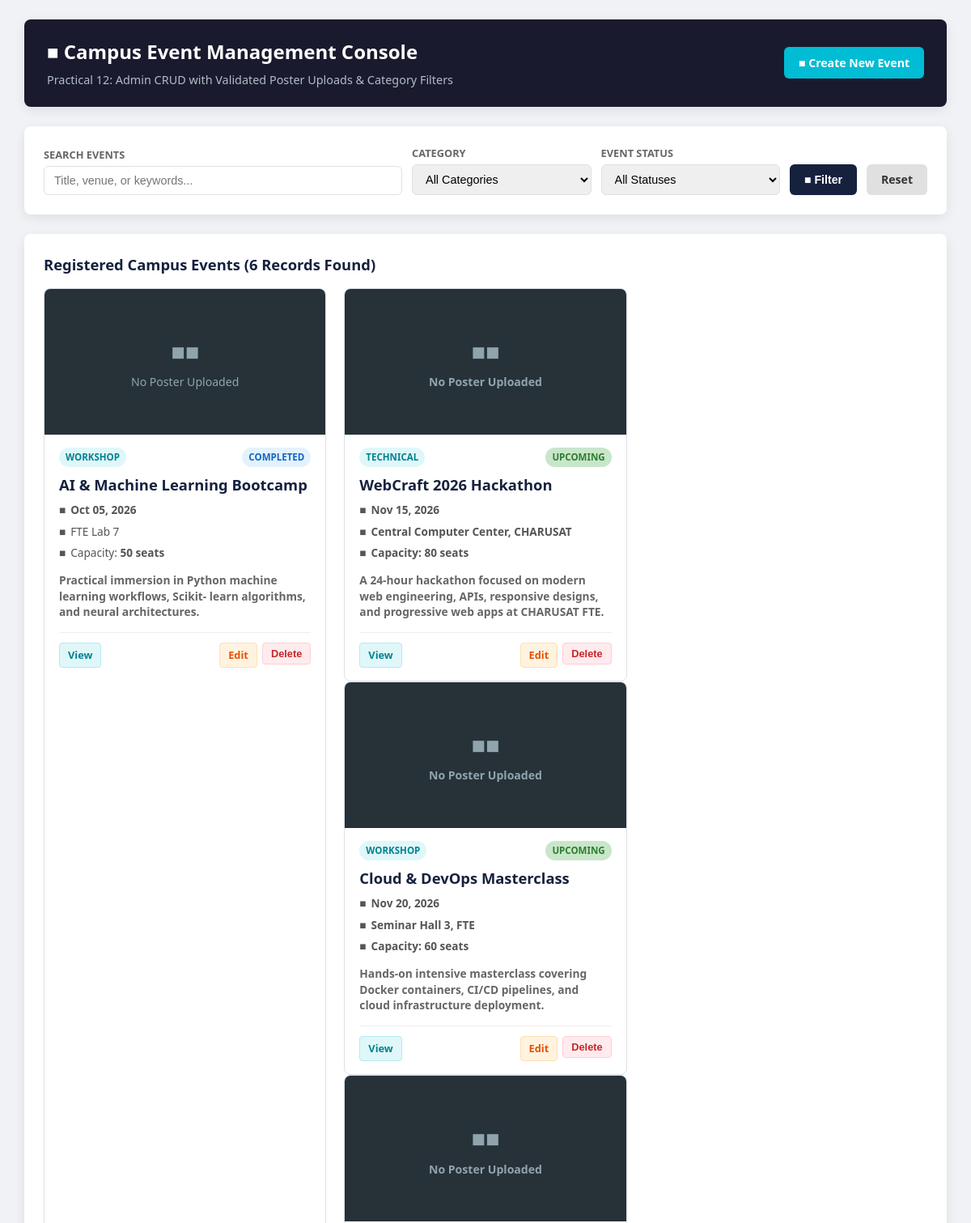
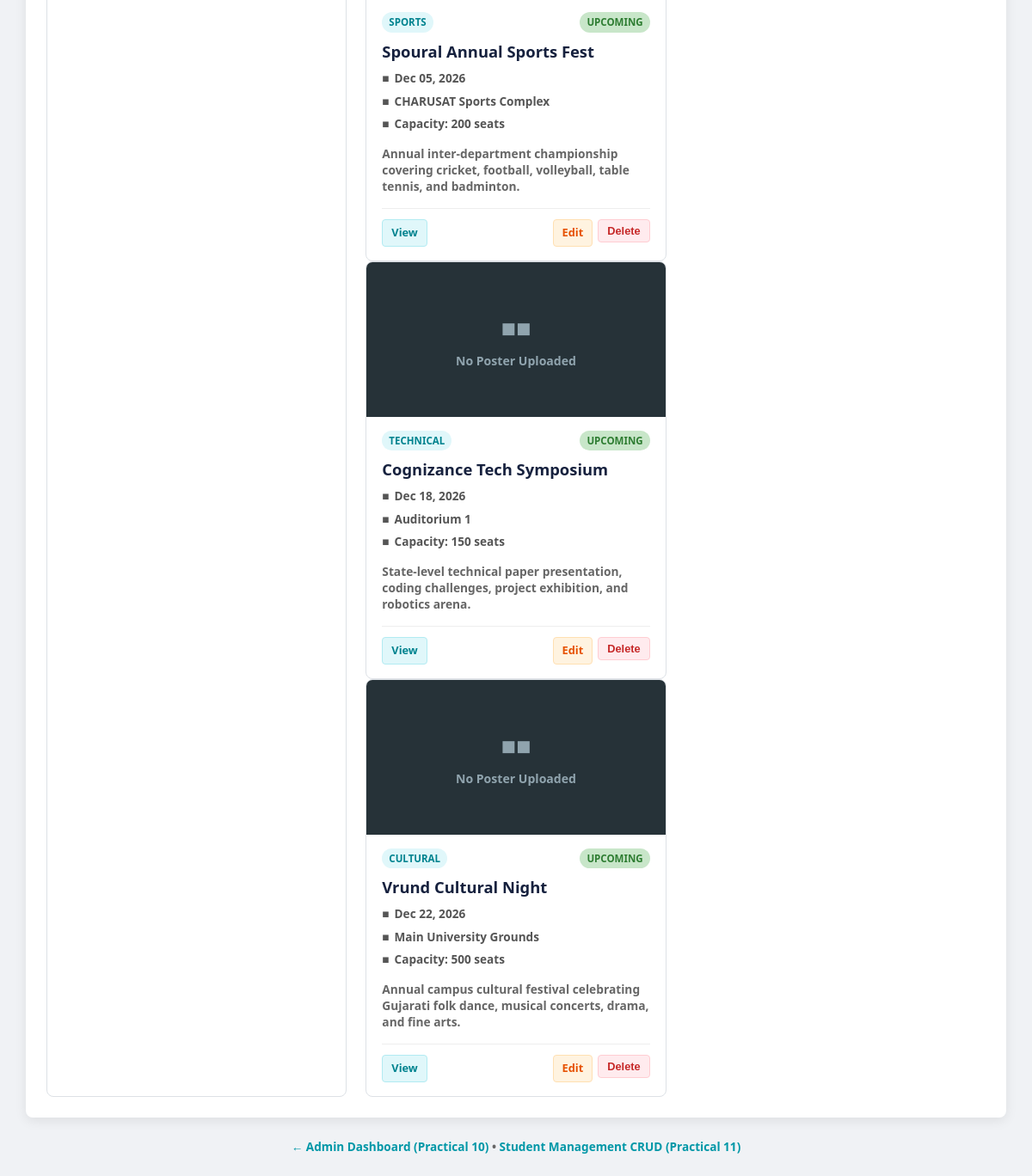
The page / on the database its author committed (2 pictures, top to bottom).
### tables this page shows
CREATE TABLE IF NOT EXISTS `events` (
  `id` INT AUTO_INCREMENT PRIMARY KEY,
  `title` VARCHAR(150) NOT NULL,
  `category` VARCHAR(50) NOT NULL,
  `description` TEXT NOT NULL,
  `event_date` DATE NOT NULL,
  `venue` VARCHAR(100) NOT NULL,
  `max_participants` INT UNSIGNED NOT NULL DEFAULT 100,
  `poster_url` VARCHAR(255) DEFAULT NULL,
  `status` ENUM('upcoming', 'completed', 'cancelled') NOT NULL DEFAULT 'upcoming',
  `created_at` TIMESTAMP DEFAULT CURRENT_TIMESTAMP,
  INDEX `idx_event_date` (`event_date`),
  INDEX `idx_category` (`category`),
  INDEX `idx_status` (`status`)
);

### index.php (the view, shortened to what this page needs)
<?php
$search   = trim($_GET['search'] ?? '');
$events = [];
$totalEvents = 0;
try {
    $pdo = getDBConnection();
    $conditions = [];
    $params = [];
    $whereSql = !empty($conditions) ? "WHERE " . implode(" AND ", $conditions) : "";
    $sql = "SELECT id, title, category, description, event_date, venue, max_participants, poster_url, status,
created_at
            FROM events
            {$whereSql}
            ORDER BY event_date ASC";
    $stmt = $pdo->prepare($sql);
    $stmt->execute($params);
    $events = $stmt->fetchAll();
    $totalEvents = count($events);
} catch (Exception $e) {
    error_log("[Practical-12 CRUD Error]: " . $e->getMessage());
    $dbError = $e->getMessage();
}
?>
<!DOCTYPE html>
<html lang="en">
<head>
</head>
<body>
    <div class="container">
        <header>
            <div>
                <h1>■ Campus Event Management Console</h1>
                <p>Practical 12: Admin CRUD with Validated Poster Uploads & Category Filters</p>
            </div>
            <div>
                <a href="add_event.php" class="btn btn-primary">
                    ■ Create New Event
                </a>
            </div>
        </header>
        <div class="card">
            <form method="GET" action="index.php" class="filter-form">
                <div class="form-group">
                    <label for="search">Search Events</label>
                    <input type="text" id="search" name="search" placeholder="Title, venue, or keywords..."
value="<?= htmlspecialchars($search) ?>">
                </div>
                <div class="form-group">
                    <label for="category">Category</label>
                    <select id="category" name="category">
                        <option value="">All Categories</option>
                    </select>
                </div>
                <div class="form-group">
                    <label for="status">Event Status</label>
                    <select id="status" name="status">
                        <option value="">All Statuses</option>
                    </select>
                </div>
                <button type="submit" class="btn btn-filter">■ Filter</button>
                <a href="index.php" class="btn btn-reset">Reset</a>
            </form>
        </div>
        <div class="card">
            <div style="display:flex; justify-content:space-between; align-items:center;">
                <h3 style="margin:0; font-size:1.15rem; color:var(--color-primary-lt);">
                    Registered Campus Events (<?= $totalEvents ?> Records Found)
                </h3>
            </div>
            <?php if (!empty($events)): ?>
                <div class="events-grid">
                    <?php foreach ($events as $ev): ?>
                    <div class="event-card">
                        <div class="poster-container">
                            <?php if (!empty($ev['poster_url']) && file_exists(__DIR__ . '/' . $ev['poster_url'])): ?>
                                <img src="<?= htmlspecialchars($ev['poster_url']) ?>" alt="<?= htmlspecialchars($ev[
'title']) ?>" class="poster-img">
                            <?php else: ?>
                                <div class="poster-placeholder">
                                    <span style="font-size:1.8rem;">■■</span>
                                    <span>No Poster Uploaded</span>
                                </div>
                            <?php endif; ?>
                        </div>
                        <div class="card-body">
                            <div class="card-meta">
                                <span class="badge badge-cat"><?= htmlspecialchars($ev['category']) ?></span>
                                <span class="badge badge-<?= htmlspecialchars($ev['status']) ?>">
                                    <?= htmlspecialchars(ucfirst($ev['status'])) ?>
                                </span>
                            </div>
                            <h4 class="event-title"><?= htmlspecialchars($ev['title']) ?></h4>
                            <div class="event-info">
                                <span>■</span>
                                <strong><?= htmlspecialchars(date('M d, Y', strtotime($ev['event_date']))) ?></strong>
                            </div>
                            <div class="event-info">
                                <span>■</span>
                                <span><?= htmlspecialchars($ev['venue']) ?></span>
                            </div>
                            <div class="event-info">
                                <span>■</span>
                                <span>Capacity: <strong><?= htmlspecialchars((string)$ev['max_participants']) ?></
strong> seats</span>
                            </div>
                            <p class="event-desc"><?= htmlspecialchars($ev['description']) ?></p>
                            <div class="card-actions">
                                <a href="view_event.php?id=<?= $ev['id'] ?>" class="btn-sm btn-view">View</a>
                                <div class="btn-action-group">
                                    <a href="edit_event.php?id=<?= $ev['id'] ?>" class="btn-sm btn-edit">Edit</a>
                                    <form action="delete_event.php" method="POST" style="display:inline;"
onsubmit="return confirm('Are you sure you want to delete this event? This will also remove the uploaded poster file.
');">
                                        <button type="submit" class="btn-sm btn-del">Delete</button>
                                    </form>
                                </div>
                            </div>
                        </div>
                    </div>
                    <?php endforeach; ?>
                </div>
            <?php else: ?>
                <div style="padding: 36px; text-align: center; color: var(--color-muted);">
                    No events found matching your filter criteria.
                </div>
            <?php endif; ?>
        </div>
        <div style="text-align:center; margin-top:20px; font-size:0.85rem; color:var(--color-muted);">
            <a href="../Practical-10/dashboard_admin.php" style="color:var(--color-accent-dark); text-decoration:none;
 font-weight:600;">
                &larr; Admin Dashboard (Practical 10)
            </a> &bull;
            <a href="../Practical-11/index.php" style="color:var(--color-accent-dark); text-decoration:none; font-
weight:600;">
                Student Management CRUD (Practical 11)
            </a>
        </div>
    </div>
</body>
</html>

### index.php (style rules this page uses)
:root { --color-primary: #1a1a2e; --color-primary-lt: #16213e; --color-accent: #00bcd4; --color-accent-dark: #0097a7; --color-bg: #f0f2f5; --color-card: #ffffff; --color-text: #222222; --color-muted: #666666; --color-success: #2e7d32; --color-success-bg: #c8e6c9; --color-danger: #c62828; --color-danger-bg: #ffcdd2; --color-warning: #e65100; --color-warning-bg: #ffe0b2; --color-border: #dde1e6; --radius: 8px; --shadow: 0 4px 14px rgba(0,0,0,0.08); --font-sans: 'Segoe UI', Tahoma, Geneva, Verdana, sans-serif; }
* { box-sizing: border-box; }
body { font-family: var(--font-sans); background: var(--color-bg); color: var(--color-text); margin: 0; padding: 24px 16px; line-height: 1.5; }
.container { max-width: 1140px; margin: 0 auto; }
header { background: var(--color-primary); color: #fff; padding: 22px 28px; border-radius: var(--radius); box-shadow: var(--shadow); margin-bottom: 24px; display: flex; justify-content: space-between; align-items: center; flex-wrap: wrap; gap: 16px; }
header h1 { margin: 0 0 6px; font-size: 1.5rem; }
header p { margin: 0; color: #b0bec5; font-size: 0.9rem; }
.btn { display: inline-flex; align-items: center; gap: 6px; padding: 9px 18px; border-radius: 6px; font-weight: 600; font-size: 0.88rem; text-decoration: none; cursor: pointer; border: none; transition: background 0.2s; }
.btn-primary { background: var(--color-accent); color: #fff; }
.card { background: var(--color-card); border-radius: var(--radius); padding: 24px; box-shadow: var(--shadow); margin-bottom: 24px; }
.filter-form { display: grid; grid-template-columns: 2fr 1fr 1fr auto auto; gap: 12px; align-items: end; }
.form-group { display: flex; flex-direction: column; gap: 4px; }
.form-group label { font-size: 0.8rem; font-weight: 600; color: var(--color-muted); text-transform: uppercase; }
input[type="text"], select { padding: 9px 12px; border: 1px solid var(--color-border); border-radius: 6px; font-size: 0.9rem; outline: none; }
.btn-filter { background: var(--color-primary-lt); color: #fff; height: 38px; }
.btn-reset { background: #e0e0e0; color: #333; height: 38px; }
.events-grid { display: grid; grid-template-columns: repeat(auto-fill, minmax(320px, 1fr)); gap: 22px; margin-top: 16px; }
.event-card { background: #fff; border: 1px solid var(--color-border); border-radius: var(--radius); overflow: hidden; display: flex; flex-direction: column; transition: transform 0.2s, box-shadow 0.2s; }
.poster-container { width: 100%; height: 180px; background: #263238; position: relative; overflow: hidden; display: flex; align-items: center; justify-content: center; }
.poster-placeholder { color: #90a4ae; font-size: 0.88rem; display: flex; flex-direction: column; align-items: center; gap: 6px; }
.card-body { padding: 16px 18px; display: flex; flex-direction: column; flex: 1; }
.card-meta { display: flex; justify-content: space-between; align-items: center; margin-bottom: 8px; }
.badge { display: inline-block; padding: 3px 8px; border-radius: 12px; font-size: 0.72rem; font-weight: 700; text-transform: uppercase; }
.badge-cat { background: #e0f7fa; color: #00838f; }
.badge-upcoming { background: var(--color-success-bg); color: var(--color-success); }
.badge-completed { background: #e3f2fd; color: #1565c0; }
.event-title { margin: 0 0 8px; font-size: 1.15rem; color: var(--color-primary-lt); font-weight: 700; }
.event-info { font-size: 0.85rem; color: #555; margin-bottom: 6px; display: flex; align-items: center; gap: 6px; }
.event-desc { font-size: 0.86rem; color: #666; line-height: 1.4; margin: 8px 0 16px; flex: 1; display: -webkit-box; -webkit-line-clamp: 3; -webkit-box-orient: vertical; overflow: hidden; }
.card-actions { display: flex; justify-content: space-between; align-items: center; border-top: 1px solid #eee; padding-top: 12px; margin-top: auto; }
.btn-action-group { display: flex; gap: 6px; }
.btn-sm { padding: 5px 10px; font-size: 0.8rem; border-radius: 4px; font-weight: 600; text-decoration: none; cursor: pointer; border: 1px solid transparent; }
.btn-view { background: #e0f7fa; color: #00838f; border-color: #b2ebf2; }
.btn-edit { background: #fff3e0; color: #e65100; border-color: #ffe0b2; }
.btn-del { background: #ffebee; color: #c62828; border-color: #ffcdd2; }

### rows shown on the page
events: shows "No Poster Uploaded", category "WORKSHOP", status "COMPLETED", title "AI & Machine Learning Bootcamp", event_date "Oct 05, 2026", venue "FTE Lab 7", max_participants "50", description "Practical immersion in Python machine learning workflows, Scikit- learn algorithms, and neural architectures."
events: shows "No Poster Uploaded", category "TECHNICAL", status "UPCOMING", title "WebCraft 2026 Hackathon", event_date "Nov 15, 2026", venue "Central Computer Center, CHARUSAT", max_participants "80", description "A 24-hour hackathon focused on modern web engineering, APIs, responsive designs, and progressive web apps at CHARUSAT FTE."
events: shows "No Poster Uploaded", category "WORKSHOP", status "UPCOMING", title "Cloud & DevOps Masterclass", event_date "Nov 20, 2026", venue "Seminar Hall 3, FTE", max_participants "60", description "Hands-on intensive masterclass covering Docker containers, CI/CD pipelines, and cloud infrastructure deployment."
events: shows "No Poster Uploaded", category "SPORTS", status "UPCOMING", title "Spoural Annual Sports Fest", event_date "Dec 05, 2026", venue "CHARUSAT Sports Complex", max_participants "200", description "Annual inter-department championship covering cricket, football, volleyball, table tennis, and badminton."
events: shows "No Poster Uploaded", category "TECHNICAL", status "UPCOMING", title "Cognizance Tech Symposium", event_date "Dec 18, 2026", venue "Auditorium 1", max_participants "150", description "State-level technical paper presentation, coding challenges, project exhibition, and robotics arena."
events: shows "No Poster Uploaded", category "CULTURAL", status "UPCOMING", title "Vrund Cultural Night", event_date "Dec 22, 2026", venue "Main University Grounds", max_participants "500", description "Annual campus cultural festival celebrating Gujarati folk dance, musical concerts, drama, and fine arts."

### other values the page prints
$totalEvents "6"
